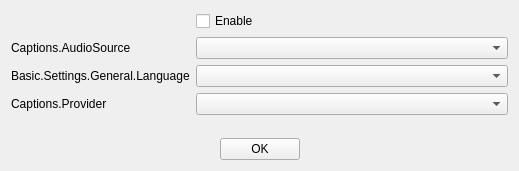
<?xml version="1.0" encoding="UTF-8"?>
<ui version="4.0">
 <class>CaptionsDialog</class>
 <widget class="QWidget" name="CaptionsDialog">
  <property name="geometry">
   <rect>
    <x>0</x>
    <y>0</y>
    <width>519</width>
    <height>171</height>
   </rect>
  </property>
  <property name="windowTitle">
   <string>Captions</string>
  </property>
  <layout class="QVBoxLayout" name="verticalLayout">
   <item>
    <layout class="QFormLayout" name="formLayout">
     <property name="labelAlignment">
      <set>Qt::AlignLeading|Qt::AlignLeft|Qt::AlignVCenter</set>
     </property>
     <item row="1" column="0">
      <widget class="QLabel" name="label">
       <property name="text">
        <string>Captions.AudioSource</string>
       </property>
       <property name="buddy">
        <cstring>source</cstring>
       </property>
      </widget>
     </item>
     <item row="1" column="1">
      <widget class="PLSComboBox" name="source">
       <property name="insertPolicy">
        <enum>QComboBox::InsertAlphabetically</enum>
       </property>
      </widget>
     </item>
     <item row="0" column="1">
      <widget class="QCheckBox" name="enable">
       <property name="text">
        <string>Enable</string>
       </property>
      </widget>
     </item>
     <item row="2" column="0">
      <widget class="QLabel" name="label_2">
       <property name="text">
        <string>Basic.Settings.General.Language</string>
       </property>
       <property name="buddy">
        <cstring>language</cstring>
       </property>
      </widget>
     </item>
     <item row="2" column="1">
      <widget class="PLSComboBox" name="language"/>
     </item>
     <item row="3" column="1">
      <widget class="PLSComboBox" name="provider">
       <property name="insertPolicy">
        <enum>QComboBox::InsertAlphabetically</enum>
       </property>
      </widget>
     </item>
     <item row="3" column="0">
      <widget class="QLabel" name="label_3">
       <property name="text">
        <string>Captions.Provider</string>
       </property>
      </widget>
     </item>
    </layout>
   </item>
   <item>
    <spacer name="verticalSpacer">
     <property name="orientation">
      <enum>Qt::Vertical</enum>
     </property>
     <property name="sizeHint" stdset="0">
      <size>
       <width>0</width>
       <height>0</height>
      </size>
     </property>
    </spacer>
   </item>
   <item>
    <layout class="QHBoxLayout" name="horizontalLayout">
     <item>
      <spacer name="horizontalSpacer">
       <property name="orientation">
        <enum>Qt::Horizontal</enum>
       </property>
       <property name="sizeHint" stdset="0">
        <size>
         <width>40</width>
         <height>20</height>
        </size>
       </property>
      </spacer>
     </item>
     <item>
      <widget class="QPushButton" name="accept">
       <property name="text">
        <string>OK</string>
       </property>
      </widget>
     </item>
     <item>
      <spacer name="horizontalSpacer_2">
       <property name="orientation">
        <enum>Qt::Horizontal</enum>
       </property>
       <property name="sizeHint" stdset="0">
        <size>
         <width>40</width>
         <height>20</height>
        </size>
       </property>
      </spacer>
     </item>
    </layout>
   </item>
  </layout>
 </widget>
 <customwidgets>
  <customwidget>
   <class>PLSComboBox</class>
   <extends>QComboBox</extends>
   <header location="global">PLSComboBox.h</header>
  </customwidget>
 </customwidgets>
 <resources/>
 <connections/>
</ui>
